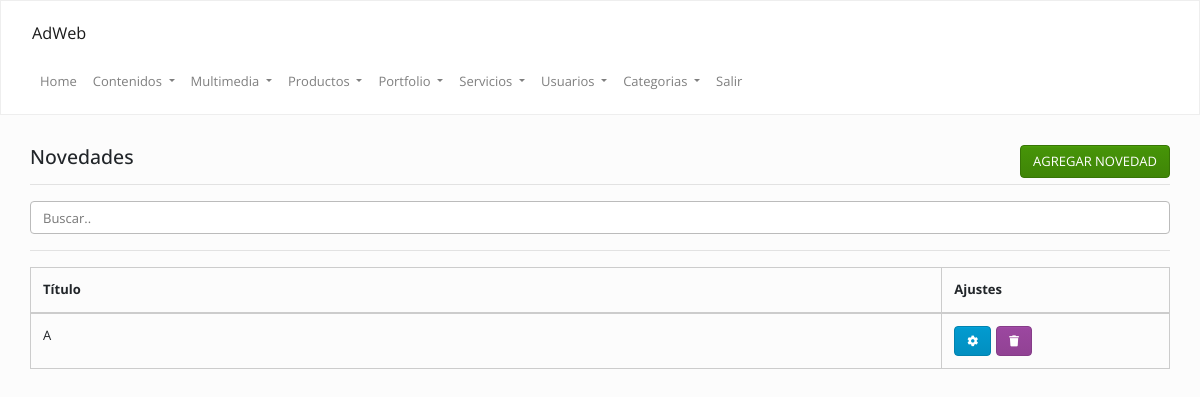
The page /admin/index.php?op=novedades&accion=ver (signed in) on the database as committed earlier.
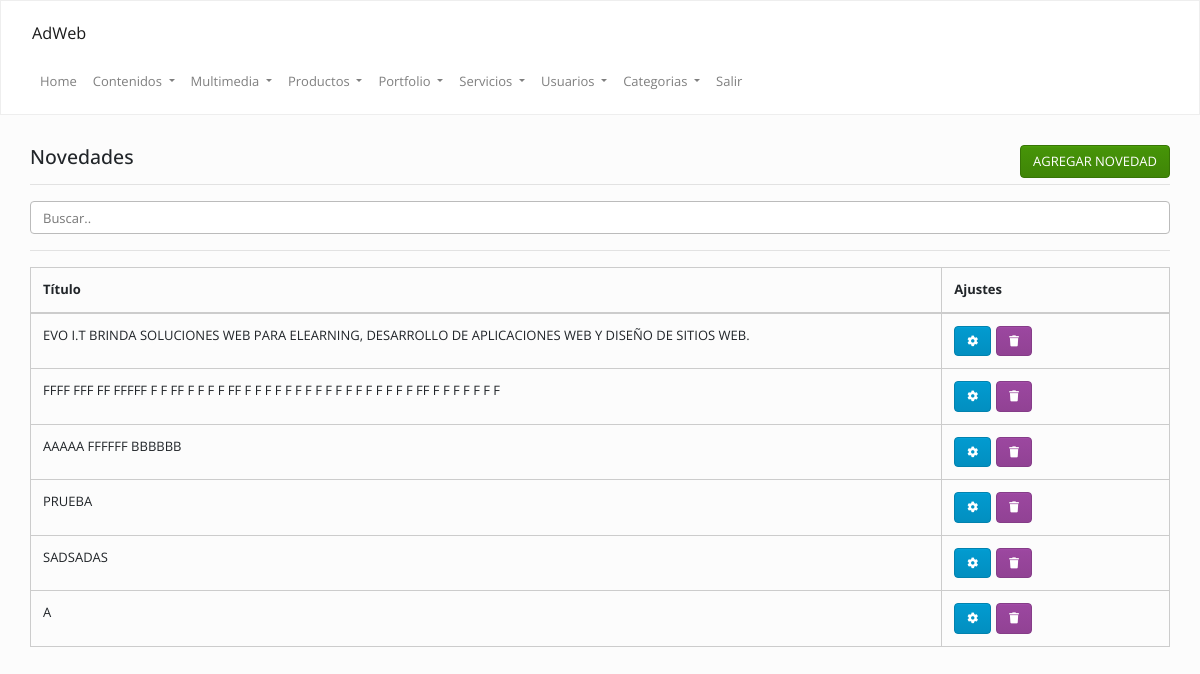
The same page on the database as committed later.
### tables this page shows
CREATE TABLE `novedades` (
  `id` int(11) NOT NULL,
  `cod` varchar(255) DEFAULT NULL,
  `titulo` text,
  `desarrollo` text,
  `categoria` text,
  `keywords` text,
  `description` text,
  `fecha` date DEFAULT NULL
);

### Config/Autoload.php (called while the page is built, shortened)
<?php
class autoload
{
    public static function runAdmin()
    {
        spl_autoload_register(
            function ($clase)
            {
                $ruta = str_replace("\\", "/", $clase) . ".php";
            }
        );
    }
}

### Clases/Conexion.php (called while the page is built, shortened)
<?php namespace Clases;
class Conexion
{
    private $datos = array("host"=> "localhost","user"=> "root","pass"=> "","db"  => "foodie");
    private $con;
    public function __construct()
    {
        $this->con = mysqli_connect($this->datos["host"], $this->datos["user"], $this->datos["pass"], $this->datos["db"]);
        mysqli_set_charset($this->con,'utf8');
    }
    public function sqlReturn($query)
    {
        $dato = $this->con->query($query);
        return $dato;
    }
}

### Clases/Novedades.php (called while the page is built, shortened)
<?php
class Novedades
{
    private $con;
    public function __construct()
    {
        $this->con = new Conexion();
    }
    function list($filter) {
        $array = array();
        if (is_array($filter)) {
            $filterSql = "WHERE ";
            $filterSql .= implode(" AND ", $filter);
        } else {
            $filterSql = '';
        }
        $sql = "SELECT * FROM `novedades` $filterSql  ORDER BY id DESC";
         $notas = $this->con->sqlReturn($sql);
        if ($notas) {
            while ($row = mysqli_fetch_assoc($notas)) {
                $array[] = $row;
            }
            return $array;
        }
    }
}

### admin/inc/novedades/ver.php (the view, shortened to what this page needs)
<?php
$novedades = new Clases\Novedades();
$data      = $novedades->list("");
?>
<div class="mt-20">
    <div class="col-lg-12 col-md-12">
        <h4>
            Novedades
            <a class="btn btn-success pull-right" href="<?=URL?>/index.php?op=novedades&accion=agregar">
                AGREGAR NOVEDAD
            </a>
        </h4>
        <hr/>
        <input class="form-control" id="myInput" type="text" placeholder="Buscar..">
        <hr/>
        <table class="table  table-bordered  ">
            <thead>
                <th>
                    Título
                </th>
                <th>
                    Ajustes
                </th>
            </thead>
            <tbody>
                <?php
                if (is_array($data)) {
                    for ($i = 0; $i < count($data); $i++) {
                        echo "<tr>";
                        echo "<td>" . strtoupper($data[$i]["titulo"]) . "</td>";
                        echo "<td>";
                        echo '<a class="btn btn-info" data-toggle="tooltip" data-placement="top" title="Modificar" href="' . URL . '/index.php?op=novedades&accion=modificar&cod=' . $data[$i]["cod"] . '">
                        <i class="fa fa-cog"></i></a>';
                        echo '<a class="btn btn-danger" data-toggle="tooltip" data-placement="top" title="Eliminar" href="' . URL . '/index.php?op=novedades&accion=modificar&borrar=' . $data[$i]["cod"] . '">
                        <i class="fa fa-trash"></i></a>';
                        echo "</td>";
                        echo "</tr>";
                    }
                }
                ?>
            </tbody>
        </table>
    </div>
</div>

Rows that differ between the two databases and show on the page:
added novedades: titulo "EVO I.T BRINDA SOLUCIONES WEB PARA ELEARNING, DESARROLLO DE APLICACIONES WEB Y DISEÑO DE SITIOS WEB."
added novedades: titulo "FFFF FFF FF FFFFF F F FF F F F F FF F F F F F F F F F F F F F F F F F FF F F F F F F F"
added novedades: titulo "AAAAA FFFFFF BBBBBB"
added novedades: titulo "PRUEBA"
added novedades: titulo "SADSADAS"
